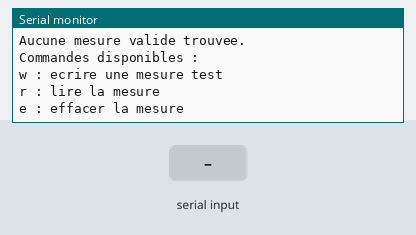
Bench run of a sketch on a simulated Arduino Uno, built with avr-gcc and run on an emulated ATmega328P. Shown: the last lines printed to the serial monitor. The inputs (shaded band) are chosen by the test bench. EEPROM starts erased.

Above: at 1.7 s.
1.8 s: "w" received over Serial
At 2.8 s:
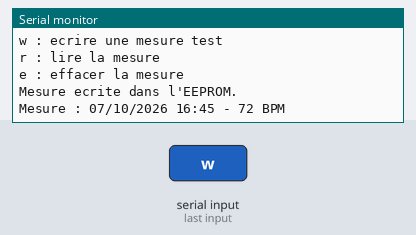
3.3 s: "r" received over Serial
At 4.2 s:
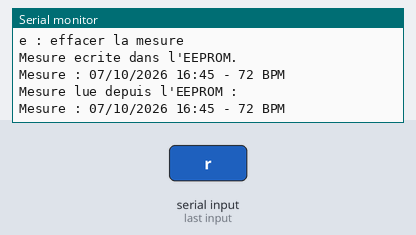
4.8 s: "e" received over Serial
At 5.2 s:
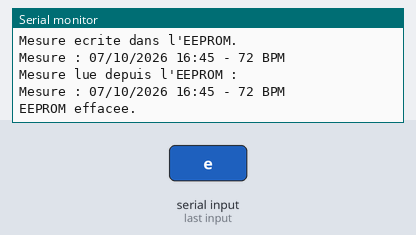

Measured:
- after the input at 1.8 s, the serial monitor: prints a new line at once (image 1)
- after the input at 3.3 s, the serial monitor: prints a new line at once (image 2)
- after the input at 4.8 s, the serial monitor: prints a new line at once (image 3)

The sketch:

Test_EEPROM.ino
```cpp
#include <EEPROM.h>

const int ADRESSE_EEPROM = 0;
const uint16_t SIGNATURE = 0xCAFE;

struct Mesure {
  uint16_t signature;
  byte jour;
  byte mois;
  byte annee;
  byte heure;
  byte minute;
  uint16_t bpm;
};

void afficherMesure(const Mesure& mesure) {
  Serial.print("Mesure : ");

  if (mesure.jour < 10) Serial.print('0');
  Serial.print(mesure.jour);
  Serial.print('/');

  if (mesure.mois < 10) Serial.print('0');
  Serial.print(mesure.mois);
  Serial.print("/20");
  Serial.print(mesure.annee);

  Serial.print(" ");
  if (mesure.heure < 10) Serial.print('0');
  Serial.print(mesure.heure);
  Serial.print(':');

  if (mesure.minute < 10) Serial.print('0');
  Serial.print(mesure.minute);

  Serial.print(" - ");
  Serial.print(mesure.bpm);
  Serial.println(" BPM");
}

void ecrireMesureTest() {
  Mesure mesure;

  mesure.signature = SIGNATURE;
  mesure.jour = 7;
  mesure.mois = 10;
  mesure.annee = 26;
  mesure.heure = 16;
  mesure.minute = 45;
  mesure.bpm = 72;

  EEPROM.put(ADRESSE_EEPROM, mesure);

  Serial.println("Mesure ecrite dans l'EEPROM.");
  afficherMesure(mesure);
}

void lireMesure() {
  Mesure mesure;
  EEPROM.get(ADRESSE_EEPROM, mesure);

  if (mesure.signature != SIGNATURE) {
    Serial.println("Aucune mesure valide trouvee.");
  } else {
    Serial.println("Mesure lue depuis l'EEPROM :");
    afficherMesure(mesure);
  }
}

void effacerEEPROM() {
  Mesure mesure;
  mesure.signature = 0;
  EEPROM.put(ADRESSE_EEPROM, mesure);

  Serial.println("EEPROM effacee.");
}

void setup() {
  Serial.begin(9600);
  delay(500);

  Serial.println("=== TEST EEPROM ===");
  lireMesure();

  Serial.println();
  Serial.println("Commandes disponibles :");
  Serial.println("w : ecrire une mesure test");
  Serial.println("r : lire la mesure");
  Serial.println("e : effacer la mesure");
}

void loop() {
  if (Serial.available()) {
    char commande = Serial.read();

    if (commande == 'w') {
      ecrireMesureTest();
    }
    else if (commande == 'r') {
      lireMesure();
    }
    else if (commande == 'e') {
      effacerEEPROM();
    }
  }
}
```
